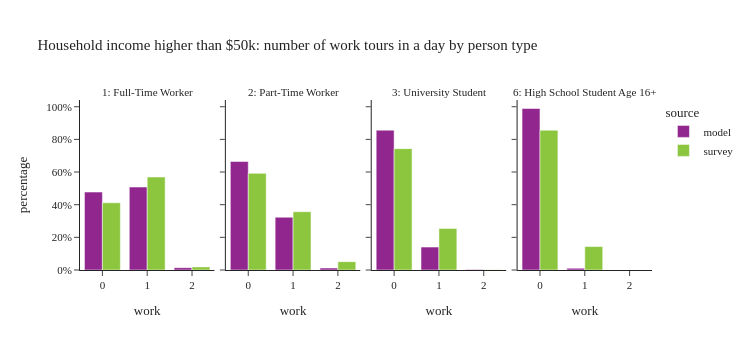

Notebook cell for this chart:
### Code cell
plot_work_tour_ptype(per_data[(per_data['ptype'].isin(worker_ptype)) & (per_data['income'] > 50000)],"Household income higher than $50k: number of work tours in a day by person type")

### Figure 1 — Plotly figure (JSON) as saved in the notebook; plotly's stock layout.template omitted (floating-point values rounded to 4 significant figures)
{"data": [{"alignmentgroup": "True", "customdata": [[667417], [710293], [20278]], "hovertemplate": "source=model<br>ptype_label=1: Full-Time Worker<br>work=%{x}<br>percentage=%{y}<br>sample_size=%{customdata[0]}<extra></extra>", "legendgroup": "model", "marker": {"color": "#91268F", "pattern": {"shape": ""}}, "name": "model", "offsetgroup": "model", "orientation": "v", "showlegend": true, "textposition": "auto", "type": "bar", "x": [0.0, 1.0, 2.0], "xaxis": "x", "y": [0.4774, 0.5081, 0.01451], "yaxis": "y"}, {"alignmentgroup": "True", "customdata": [[147876], [71992], [2722]], "hovertemplate": "source=model<br>ptype_label=2: Part-Time Worker<br>work=%{x}<br>percentage=%{y}<br>sample_size=%{customdata[0]}<extra></extra>", "legendgroup": "model", "marker": {"color": "#91268F", "pattern": {"shape": ""}}, "name": "model", "offsetgroup": "model", "orientation": "v", "showlegend": false, "textposition": "auto", "type": "bar", "x": [0.0, 1.0, 2.0], "xaxis": "x2", "y": [0.6643, 0.3234, 0.01223], "yaxis": "y2"}, {"alignmentgroup": "True", "customdata": [[90251], [14786], [340]], "hovertemplate": "source=model<br>ptype_label=3: University Student<br>work=%{x}<br>percentage=%{y}<br>sample_size=%{customdata[0]}<extra></extra>", "legendgroup": "model", "marker": {"color": "#91268F", "pattern": {"shape": ""}}, "name": "model", "offsetgroup": "model", "orientation": "v", "showlegend": false, "textposition": "auto", "type": "bar", "x": [0.0, 1.0, 2.0], "xaxis": "x3", "y": [0.8565, 0.1403, 0.003227], "yaxis": "y3"}, {"alignmentgroup": "True", "customdata": [[132134], [1455]], "hovertemplate": "source=model<br>ptype_label=6: High School Student Age 16+<br>work=%{x}<br>percentage=%{y}<br>sample_size=%{customdata[0]}<extra></extra>", "legendgroup": "model", "marker": {"color": "#91268F", "pattern": {"shape": ""}}, "name": "model", "offsetgroup": "model", "orientation": "v", "showlegend": false, "textposition": "auto", "type": "bar", "x": [0.0, 1.0], "xaxis": "x4", "y": [0.9891, 0.01089], "yaxis": "y4"}, {"alignmentgroup": "True", "customdata": [[1302], [1201], [25]], "hovertemplate": "source=survey<br>ptype_label=1: Full-Time Worker<br>work=%{x}<br>percentage=%{y}<br>sample_size=%{customdata[0]}<extra></extra>", "legendgroup": "survey", "marker": {"color": "#8CC63E", "pattern": {"shape": ""}}, "name": "survey", "offsetgroup": "survey", "orientation": "v", "showlegend": true, "textposition": "auto", "type": "bar", "x": [0.0, 1.0, 2.0], "xaxis": "x", "y": [0.4114, 0.5695, 0.01909], "yaxis": "y"}, {"alignmentgroup": "True", "customdata": [[367], [158], [9]], "hovertemplate": "source=survey<br>ptype_label=2: Part-Time Worker<br>work=%{x}<br>percentage=%{y}<br>sample_size=%{customdata[0]}<extra></extra>", "legendgroup": "survey", "marker": {"color": "#8CC63E", "pattern": {"shape": ""}}, "name": "survey", "offsetgroup": "survey", "orientation": "v", "showlegend": false, "textposition": "auto", "type": "bar", "x": [0.0, 1.0, 2.0], "xaxis": "x2", "y": [0.5918, 0.3571, 0.05108], "yaxis": "y2"}, {"alignmentgroup": "True", "customdata": [[131], [37], [1]], "hovertemplate": "source=survey<br>ptype_label=3: University Student<br>work=%{x}<br>percentage=%{y}<br>sample_size=%{customdata[0]}<extra></extra>", "legendgroup": "survey", "marker": {"color": "#8CC63E", "pattern": {"shape": ""}}, "name": "survey", "offsetgroup": "survey", "orientation": "v", "showlegend": false, "textposition": "auto", "type": "bar", "x": [0.0, 1.0, 2.0], "xaxis": "x3", "y": [0.7434, 0.2546, 0.002052], "yaxis": "y3"}, {"alignmentgroup": "True", "customdata": [[64], [3]], "hovertemplate": "source=survey<br>ptype_label=6: High School Student Age 16+<br>work=%{x}<br>percentage=%{y}<br>sample_size=%{customdata[0]}<extra></extra>", "legendgroup": "survey", "marker": {"color": "#8CC63E", "pattern": {"shape": ""}}, "name": "survey", "offsetgroup": "survey", "orientation": "v", "showlegend": false, "textposition": "auto", "type": "bar", "x": [0.0, 1.0], "xaxis": "x4", "y": [0.8562, 0.1438], "yaxis": "y4"}], "layout": {"annotations": [{"font": {}, "showarrow": false, "text": "1: Full-Time Worker", "x": 0.1175, "xanchor": "center", "xref": "paper", "y": 1.0, "yanchor": "bottom", "yref": "paper"}, {"font": {}, "showarrow": false, "text": "2: Part-Time Worker", "x": 0.3725, "xanchor": "center", "xref": "paper", "y": 1.0, "yanchor": "bottom", "yref": "paper"}, {"font": {}, "showarrow": false, "text": "3: University Student", "x": 0.6275, "xanchor": "center", "xref": "paper", "y": 1.0, "yanchor": "bottom", "yref": "paper"}, {"font": {}, "showarrow": false, "text": "6: High School Student Age 16+", "x": 0.8825, "xanchor": "center", "xref": "paper", "y": 1.0, "yanchor": "bottom", "yref": "paper"}], "barmode": "group", "height": 350, "legend": {"title": {"text": "source"}, "tracegroupgap": 0}, "title": {"text": "Household income higher than $50k: number of work tours in a day by person type"}, "width": 750, "xaxis": {"anchor": "y", "domain": [0.0, 0.235], "title": {"text": "work"}}, "xaxis2": {"anchor": "y2", "domain": [0.255, 0.49], "matches": "x", "title": {"text": "work"}}, "xaxis3": {"anchor": "y3", "domain": [0.51, 0.745], "matches": "x", "title": {"text": "work"}}, "xaxis4": {"anchor": "y4", "domain": [0.765, 1.0], "matches": "x", "title": {"text": "work"}}, "yaxis": {"anchor": "x", "domain": [0.0, 1.0], "tickformat": ".0%", "title": {"text": "percentage"}}, "yaxis2": {"anchor": "x2", "domain": [0.0, 1.0], "matches": "y", "showticklabels": false, "tickformat": ".0%"}, "yaxis3": {"anchor": "x3", "domain": [0.0, 1.0], "matches": "y", "showticklabels": false}, "yaxis4": {"anchor": "x4", "domain": [0.0, 1.0], "matches": "y", "showticklabels": false}}}
